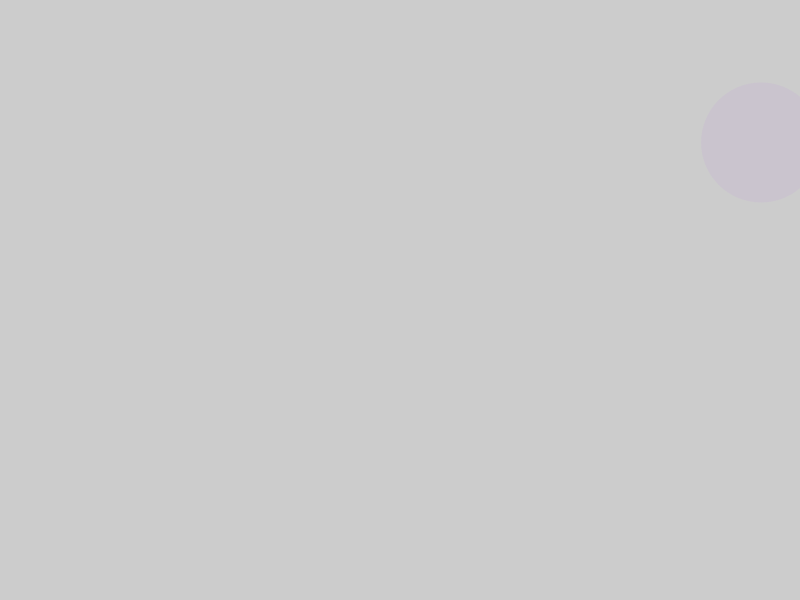
Frame 1 (no input)
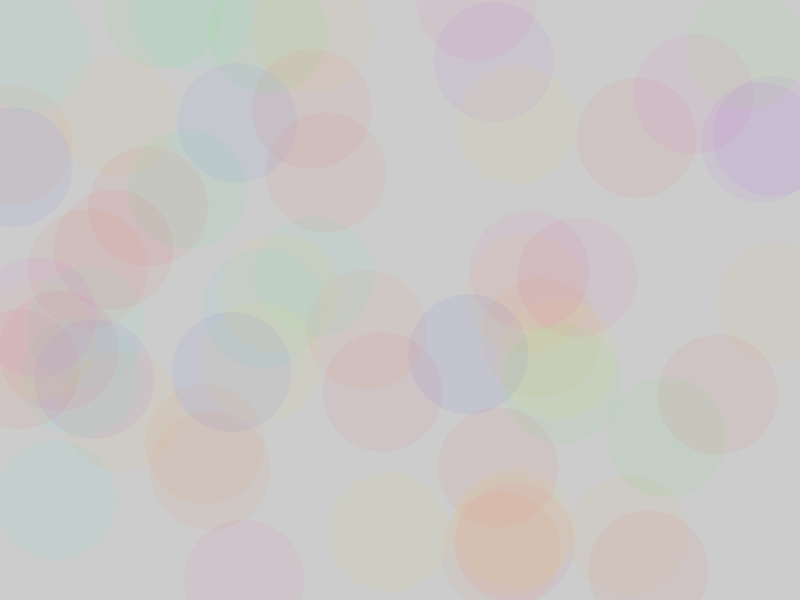
Frame 60 (the mouse pressed at the canvas centre just before this capture)
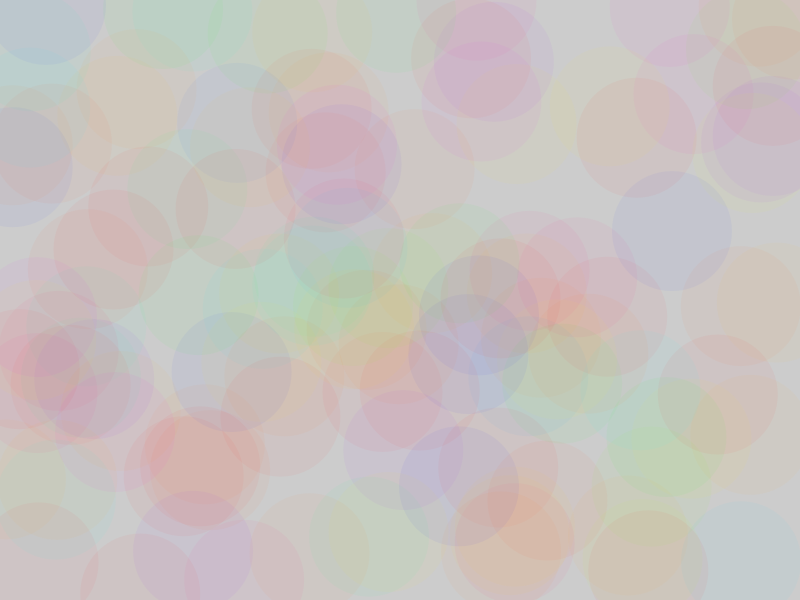
Frame 120 (the mouse held since frame 60 and released just before this capture)

The Processing sketch that drew these frames (run headless with seeded random() and noise(); from frame 60 on, the mouse is pressed at the canvas centre):

// Processing sketch: stainedglass2
// ── stainedglass2.pde
float _angle = 30;

void setup()

{
size(800,600);
}

void draw()
{
  noStroke();
  fill(color(225,225,225,225));
  
  
clearScene();
_angle =setAngle(_angle, (random(360)));
drawCircle(_angle);
}
void clearScene()
{

}

float setAngle(float angle, float step)
{
  //check angle value
  angle = angle + step;
  if(angle > 360)
  
 {
   angle = 0;
 }
println(angle);
return (angle);
}

void drawCircle(float angle)
{
  //draw ranom circle
  colorMode(HSB, 360, 100, 100);
  float hue = random(angle, angle+60);
  float sat =random(100,100);
  float bri =random(100,100);
  color circle_color = color(hue,sat,bri,10);
  fill(circle_color);
  circle(random(800),random(600), 120);
}
